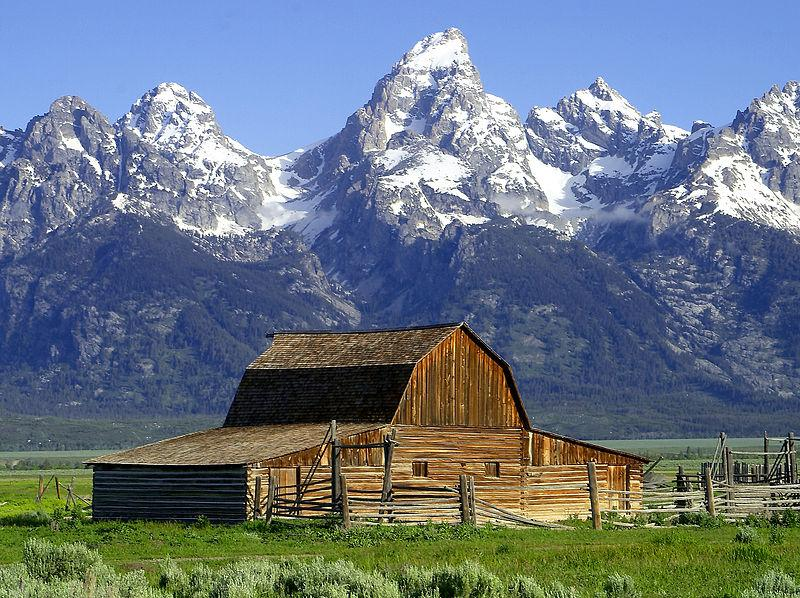
//> input picture gnfXj.jpg, 800 x 598 px
$ ./Non-local-Means-Filter   (built with g++ and OpenCV 4)
//> lines starting //> are read from the running program, lines starting //| are printed output that depends on the picture
#include <opencv2/opencv.hpp>
#include <iostream>
using namespace cv;
using namespace std;

// additional functions/////////////////////////////////////
void addNoiseSoltPepperMono(Mat& src, Mat& dest,double per)
{
    cv::RNG rng;
#pragma omp parallel for
    for(int j=0;j<src.rows;j++)
    {
        uchar* s=src.ptr(j);
        uchar* d=dest.ptr(j);
        for(int i=0;i<src.cols;i++)
        {
            double a1 = rng.uniform((double)0, (double)1);

            if(a1>per)
                d[i]=s[i];
            else
            {
                double a2 = rng.uniform((double)0, (double)1);
                if(a2>0.5)d[i]=0;
                else d[i]=255;
            }
        }
    }
}
void addNoiseMono(Mat& src, Mat& dest,double sigma)
{
    Mat s;
    src.convertTo(s,CV_16S);
    Mat n(s.size(),CV_16S);
    randn(n,0,sigma);
    Mat temp = s+n;
    temp.convertTo(dest,CV_8U);
}
void addNoise(Mat&src, Mat& dest, double sigma,double sprate=0.0)
{
    if(src.channels()==1)
    {
        addNoiseMono(src,dest,sigma);
        if(sprate!=0)addNoiseSoltPepperMono(dest,dest,sprate);
        return;
    }
    else
    {
        vector<Mat> s;
        vector<Mat> d(src.channels());
        split(src,s);
        for(int i=0;i<src.channels();i++)
        {
            addNoiseMono(s[i],d[i],sigma);
            if(sprate!=0)addNoiseSoltPepperMono(d[i],d[i],sprate);
        }
        cv::merge(d,dest);
    }
}
static double getPSNR(Mat& src, Mat& dest)
{
    int i,j;
    double sse,mse,psnr;
    sse = 0.0;


    for(j=0;j<src.rows;j++)
    {
        uchar* d=dest.ptr(j);
        uchar* s=src.ptr(j);
        for(i=0;i<src.cols;i++)
        {
            sse += ((d[i] - s[i])*(d[i] - s[i]));
        }
    }
    if(sse == 0.0)
    {
        return 0;
    }
    else
    {
        mse =sse /(double)(src.cols*src.rows);
        psnr = 10.0*log10((255*255)/mse);
        return psnr;
    }
}

double calcPSNR(Mat& src, Mat& dest)
{
    Mat ssrc;
    Mat ddest;
    if(src.channels()==1)
    {
        src.copyTo(ssrc);
        dest.copyTo(ddest);
    }
    else
    {
        cvtColor(src,ssrc,CV_BGR2YUV);
        cvtColor(dest,ddest,CV_BGR2YUV);
    }
    double sn   = getPSNR(ssrc,ddest);
    return sn;
}
////////////////////////////////////////////////////////////////////////////////
//main implementaion
void nonlocalMeansFilter(Mat& src, Mat& dest, int templeteWindowSize, int searchWindowSize, double h, double sigma=0.0)
{
    if(templeteWindowSize>searchWindowSize)
    {
        cout<<"searchWindowSize should be larger than templeteWindowSize"<<endl;
        return;
    }
    if(dest.empty())dest=Mat::zeros(src.size(),src.type());

    const int tr = templeteWindowSize>>1;
    const int sr = searchWindowSize>>1;
    const int bb = sr+tr;
    const int D = searchWindowSize*searchWindowSize;
    const int H=D/2+1;
    const double div = 1.0/(double)D;//search area div
    const int tD = templeteWindowSize*templeteWindowSize;
    const double tdiv = 1.0/(double)(tD);//templete square div

    //create large size image for bounding box;
    Mat im;
    copyMakeBorder(src,im,bb,bb,bb,bb,cv::BORDER_DEFAULT);

    //weight computation;
    vector<double> weight(256*256*src.channels());
    double* w = &weight[0];
    const double gauss_sd = (sigma == 0.0) ? h :sigma;
    double gauss_color_coeff = -(1.0/(double)(src.channels()))*(1.0/(h*h));
    int emax;
    for(int i = 0; i < 256*256*src.channels(); i++ )
    {
        double v = std::exp( max(i-2.0*gauss_sd*gauss_sd,0.0)*gauss_color_coeff);
        w[i] = v;
        if(v<0.001)
        {
            emax=i;
            break;
        }
    }
    for(int i = emax; i < 256*256*src.channels(); i++ )w[i] = 0.0;

    if(src.channels()==3)
    {
        const int cstep = im.step-templeteWindowSize*3;
        const int csstep = im.step-searchWindowSize*3;
#pragma omp parallel for
        for(int j=0;j<src.rows;j++)
        {
            uchar* d = dest.ptr(j);
            int* ww=new int[D];
            double* nw=new double[D];
            for(int i=0;i<src.cols;i++)
            {
                double tweight=0.0;
                //search loop
                uchar* tprt = im.data +im.step*(sr+j) + 3*(sr+i);
                uchar* sptr2 = im.data +im.step*j + 3*i;
                for(int l=searchWindowSize,count=D-1;l--;)
                {
                    uchar* sptr = sptr2 +im.step*(l);
                    for (int k=searchWindowSize;k--;)
                    {
                        //templete loop
                        int e=0;
                        uchar* t = tprt;
                        uchar* s = sptr+3*k;
                        for(int n=templeteWindowSize;n--;)
                        {
                            for(int m=templeteWindowSize;m--;)
                            {
                                // computing color L2 norm
                                e += (s[0]-t[0])*(s[0]-t[0])+(s[1]-t[1])*(s[1]-t[1])+(s[2]-t[2])*(s[2]-t[2]);//L2 norm
                                s+=3,t+=3;
                            }
                            t+=cstep;
                            s+=cstep;
                        }
                        const int ediv = e*tdiv;
                        ww[count--]=ediv;
                        //get weighted Euclidean distance
                        tweight+=w[ediv];
                    }
                }
                //weight normalization
                if(tweight==0.0)
                {
                    for(int z=0;z<D;z++) nw[z]=0;
                    nw[H]=1;
                }
                else
                {
                    double itweight=1.0/(double)tweight;
                    for(int z=0;z<D;z++) nw[z]=w[ww[z]]*itweight;
                }

                double r=0.0,g=0.0,b=0.0;
                uchar* s = im.ptr(j+tr); s+=3*(tr+i);
                for(int l=searchWindowSize,count=0;l--;)
                {
                    for(int k=searchWindowSize;k--;)
                    {
                        r += s[0]*nw[count];
                        g += s[1]*nw[count];
                        b += s[2]*nw[count++];
                        s+=3;
                    }
                    s+=csstep;
                }
                d[0] = saturate_cast<uchar>(r);
                d[1] = saturate_cast<uchar>(g);
                d[2] = saturate_cast<uchar>(b);
                d+=3;
            }//i
            delete[] ww;
            delete[] nw;
        }//j
    }
    else if(src.channels()==1)
    {
        const int cstep = im.step-templeteWindowSize;
        const int csstep = im.step-searchWindowSize;
#pragma omp parallel for
        for(int j=0;j<src.rows;j++)
        {
            uchar* d = dest.ptr(j);
            int* ww=new int[D];
            double* nw=new double[D];
            for(int i=0;i<src.cols;i++)
            {
                double tweight=0.0;
                //search loop
                uchar* tprt = im.data +im.step*(sr+j) + (sr+i);
                uchar* sptr2 = im.data +im.step*j + i;
                for(int l=searchWindowSize,count=D-1;l--;)
                {
                    uchar* sptr = sptr2 +im.step*(l);
                    for (int k=searchWindowSize;k--;)
                    {
                        //templete loop
                        int e=0;
                        uchar* t = tprt;
                        uchar* s = sptr+k;
                        for(int n=templeteWindowSize;n--;)
                        {
                            for(int m=templeteWindowSize;m--;)
                            {
                                // computing color L2 norm
                                e += (*s-*t)*(*s-*t);
                                s++,t++;
                            }
                            t+=cstep;
                            s+=cstep;
                        }
                        const int ediv = e*tdiv;
                        ww[count--]=ediv;
                        //get weighted Euclidean distance
                        tweight+=w[ediv];
                    }
                }
                //weight normalization
                if(tweight==0.0)
                {
                    for(int z=0;z<D;z++) nw[z]=0;
                    nw[H]=1;
                }
                else
                {
                    double itweight=1.0/(double)tweight;
                    for(int z=0;z<D;z++) nw[z]=w[ww[z]]*itweight;
                }

                double v=0.0;
                uchar* s = im.ptr(j+tr); s+=(tr+i);
                for(int l=searchWindowSize,count=0;l--;)
                {
                    for(int k=searchWindowSize;k--;)
                    {
                        v += *(s++)*nw[count++];
                    }
                    s+=csstep;
                }
                 *(d++) = saturate_cast<uchar>(v);
            }//i
            delete[] ww;
            delete[] nw;
        }//j
    }
}

int main(int argc, char** argv)
{
    char* filename = argc >= 2 ? argv[1] : (char*)"gnfXj.jpg";
    //(1) Reading image and add noise(standart deviation = 15)

    const double noise_sigma = 15.0;
    Mat src = imread(filename,1);
//> src is the input picture: 598 rows x 800 cols, CV_8UC3; mean B, G, R 130.3, 117.4, 104.6
    Mat snoise;
    Mat dest;
    addNoise(src,snoise,noise_sigma);
//> in addNoise, `split(src,s);`:
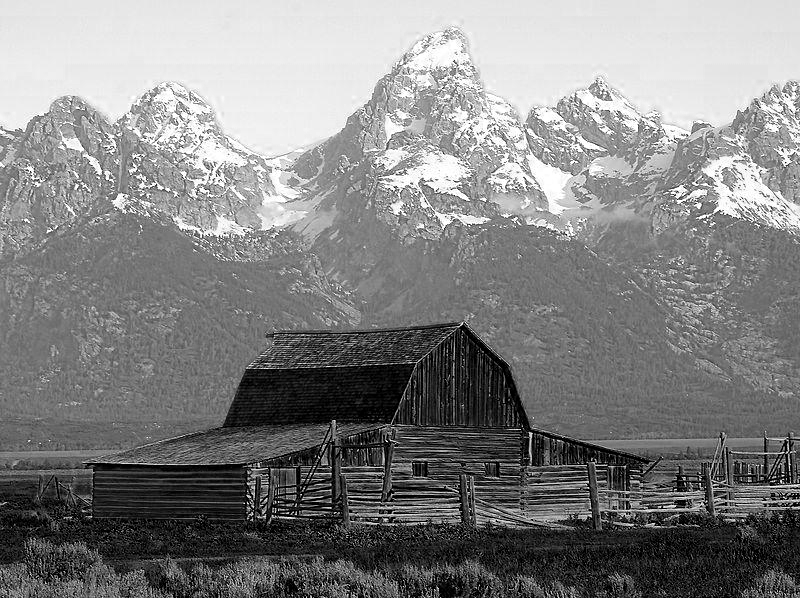
//> s[0]: 598 rows x 800 cols, CV_8UC1; min 0, max 255, mean 130.3
//> in addNoise, `split(src,s);`:
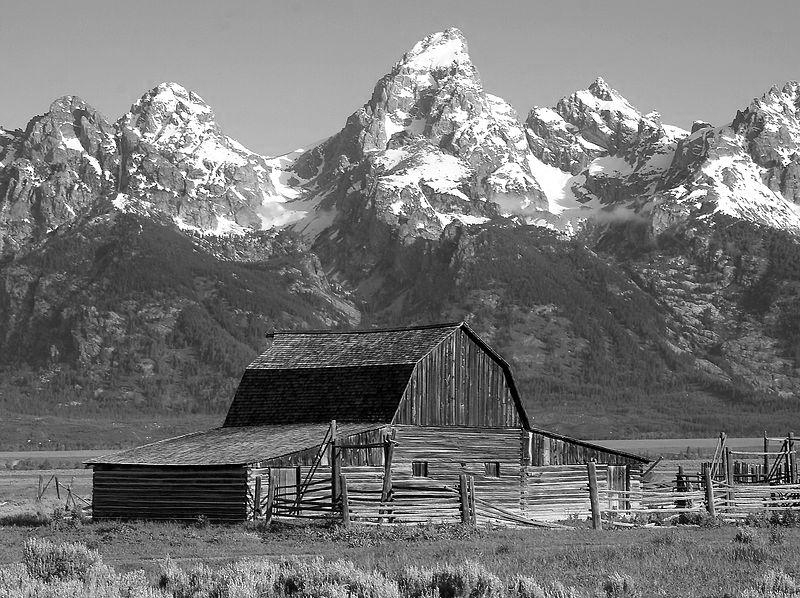
//> s[1]: 598 rows x 800 cols, CV_8UC1; min 0, max 255, mean 117.4
//> in addNoise, `split(src,s);`:
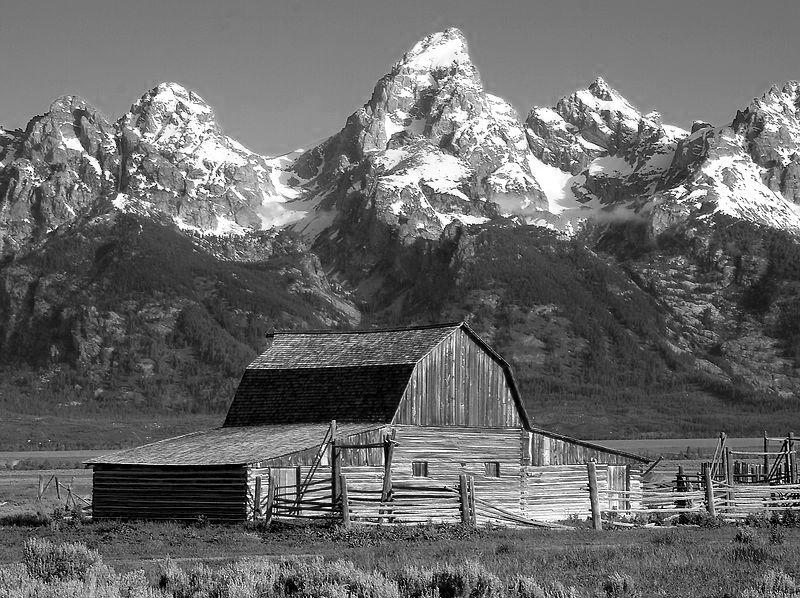
//> s[2]: 598 rows x 800 cols, CV_8UC1; min 0, max 255, mean 104.6
//> the loop in addNoise, `for(int i=0;i<src.channels();i++)` made 3 passes
//> pass 1, in addNoiseMono, `Mat temp = s+n;`:
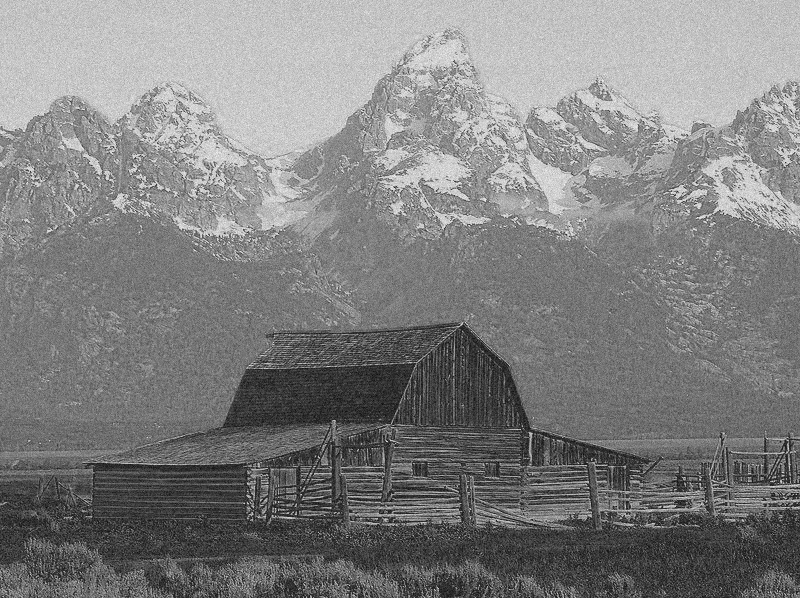
//> temp: 598 rows x 800 cols, CV_16SC1; min -63, max 320, mean 130.3; drawn with min black and max white

    //(2) preview conventional method with PSNR
    //(2-1) RAW
    cout<<"RAW: "<<calcPSNR(src,snoise)<<endl<<endl;
//> in calcPSNR, `cvtColor(src,ssrc,CV_BGR2YUV);`: ssrc: 598 rows x 800 cols, CV_8UC3; mean of channels 0, 1, 2 115.1, 135.5, 118.8
//> in calcPSNR, `cvtColor(dest,ddest,CV_BGR2YUV);`: ddest: 598 rows x 800 cols, CV_8UC3; mean of channels 0, 1, 2 115, 135.6, 118.8
//> the loop in getPSNR, `for(j=0;j<src.rows;j++)` made 598 passes
//> sse on passes 1 to 3: 79310, 159435, 247685
//> after the loop in getPSNR, `for(j=0;j<src.rows;j++)`: sse = 48274230
//> in getPSNR, `mse =sse /(double)(src.cols*src.rows);`: mse = 100.9
//> in getPSNR, `psnr = 10.0*log10((255*255)/mse);`: psnr = 28.09
//| RAW: 28.0916
    imwrite("noise.png",snoise);

    //(2-2) Gaussian Filter (7x7) sigma = 5
    int64 pre = getTickCount();
    GaussianBlur(snoise,dest,Size(7,7),5);
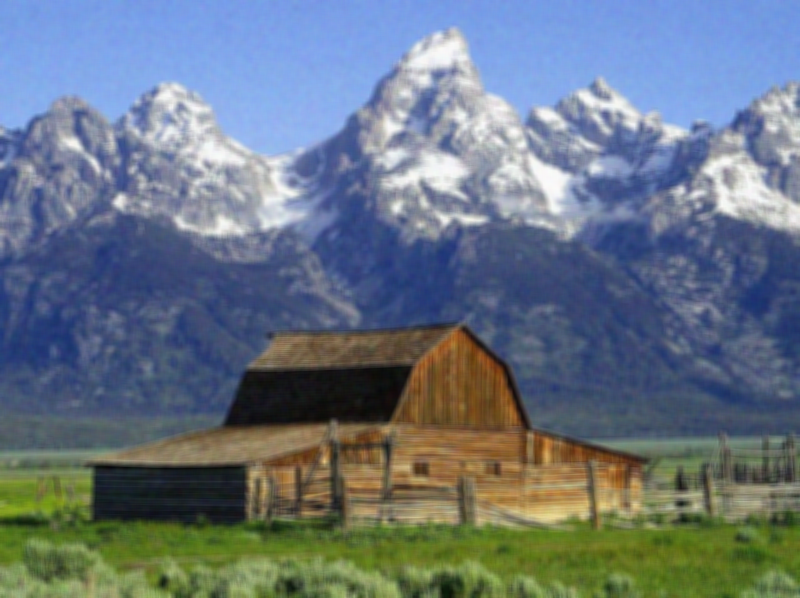
//> dest: 598 rows x 800 cols, CV_8UC3; mean B, G, R 130.4, 117.4, 104.6
    cout<<"time: "<<1000.0*(getTickCount()-pre)/(getTickFrequency())<<" ms"<<endl;
    cout<<"gaussian: "<<calcPSNR(src,dest)<<endl<<endl;
//> in calcPSNR (call 2), `cvtColor(dest,ddest,CV_BGR2YUV);`: ddest: 598 rows x 800 cols, CV_8UC3; mean of channels 0, 1, 2 115, 135.5, 118.8
//> the loop in getPSNR (call 2), `for(j=0;j<src.rows;j++)` made 598 passes
//> sse on passes 1 to 3: 3249, 6159, 8616
//| gaussian: 24.525
    imwrite("gaussian.png",dest);

    //(2-3) median Filter (3x3)
    pre = getTickCount();
    medianBlur(snoise,dest,3);
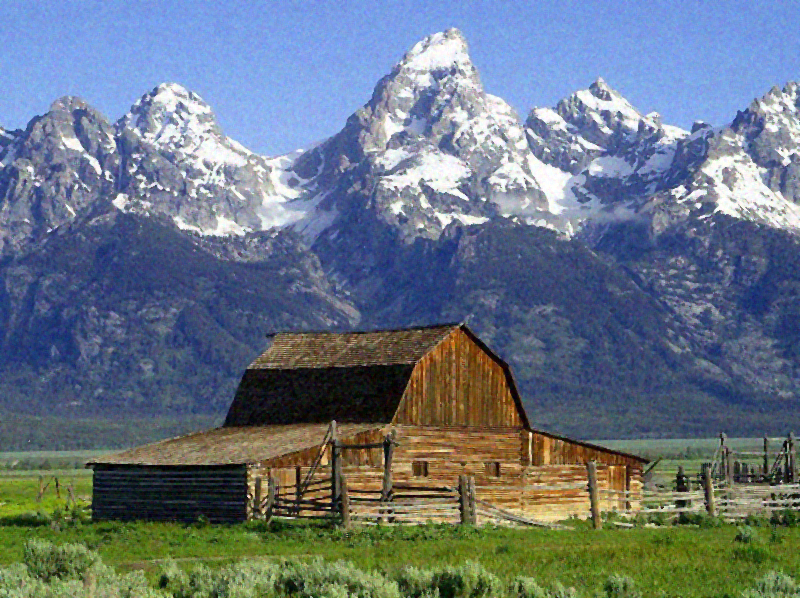
//> dest: 598 rows x 800 cols, CV_8UC3; mean B, G, R 129.8, 117.2, 104.3
    cout<<"time: "<<1000.0*(getTickCount()-pre)/(getTickFrequency())<<" ms"<<endl;
    cout<<"median: "<<calcPSNR(src,dest)<<endl<<endl;
//> in calcPSNR (call 3), `cvtColor(dest,ddest,CV_BGR2YUV);`: ddest: 598 rows x 800 cols, CV_8UC3; mean of channels 0, 1, 2 114.8, 135.4, 118.8
//| median: 25.5854
    imwrite("median.png",dest);

    //(2-4) Bilateral Filter (7x7) color sigma = 35, space sigma = 5
    pre = getTickCount();
    bilateralFilter(snoise,dest,7,35,5);
    cout<<"time: "<<1000.0*(getTickCount()-pre)/(getTickFrequency())<<" ms"<<endl;
    cout<<"bilateral: "<<calcPSNR(src,dest)<<endl<<endl;
//> in calcPSNR (call 4), `cvtColor(dest,ddest,CV_BGR2YUV);`: ddest: 598 rows x 800 cols, CV_8UC3; mean of channels 0, 1, 2 115, 135.6, 118.8
//| bilateral: 32.7832
    imwrite("bilateral.png",dest);


    //(3) analizing of performance of Nonlocal means filter
    pre = getTickCount();
    nonlocalMeansFilter(snoise,dest,3,7,noise_sigma,noise_sigma);
//> in nonlocalMeansFilter, `copyMakeBorder(src,im,bb,bb,bb,bb,cv::BORDER_DEFAULT);`:
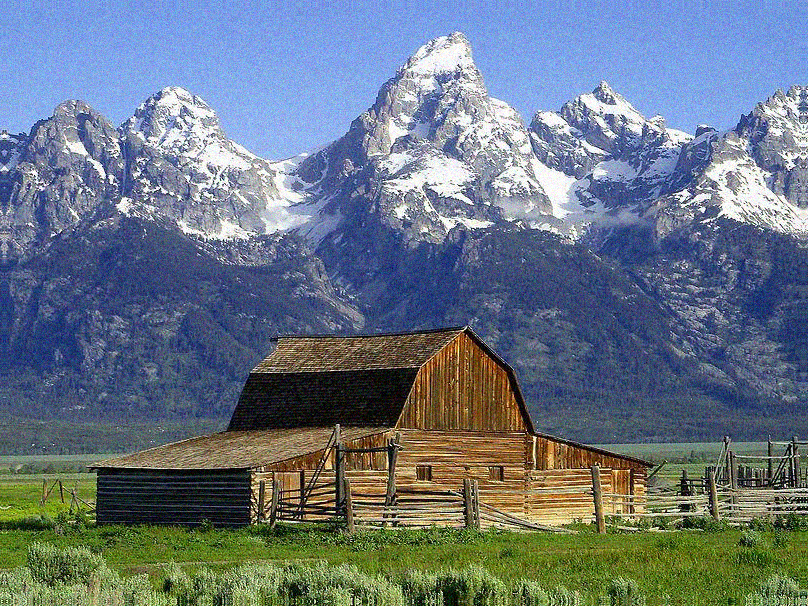
//> im: 606 rows x 808 cols, CV_8UC3; mean B, G, R 130.6, 117.6, 104.6
    cout<<"time: "<<1000.0*(getTickCount()-pre)/(getTickFrequency())<<" ms"<<endl;
    cout<<"nonlocal: "<<calcPSNR(src,dest)<<endl<<endl;
//> in calcPSNR (call 5), `cvtColor(dest,ddest,CV_BGR2YUV);`: ddest: 598 rows x 800 cols, CV_8UC3; mean of channels 0, 1, 2 115, 135.6, 118.8
//| nonlocal: 31.8908
    imwrite("nonlocal.png",dest);

    imshow("noise", snoise);
    imshow("Non-local Means Filter", dest);
    waitKey();
    return 0;
}
